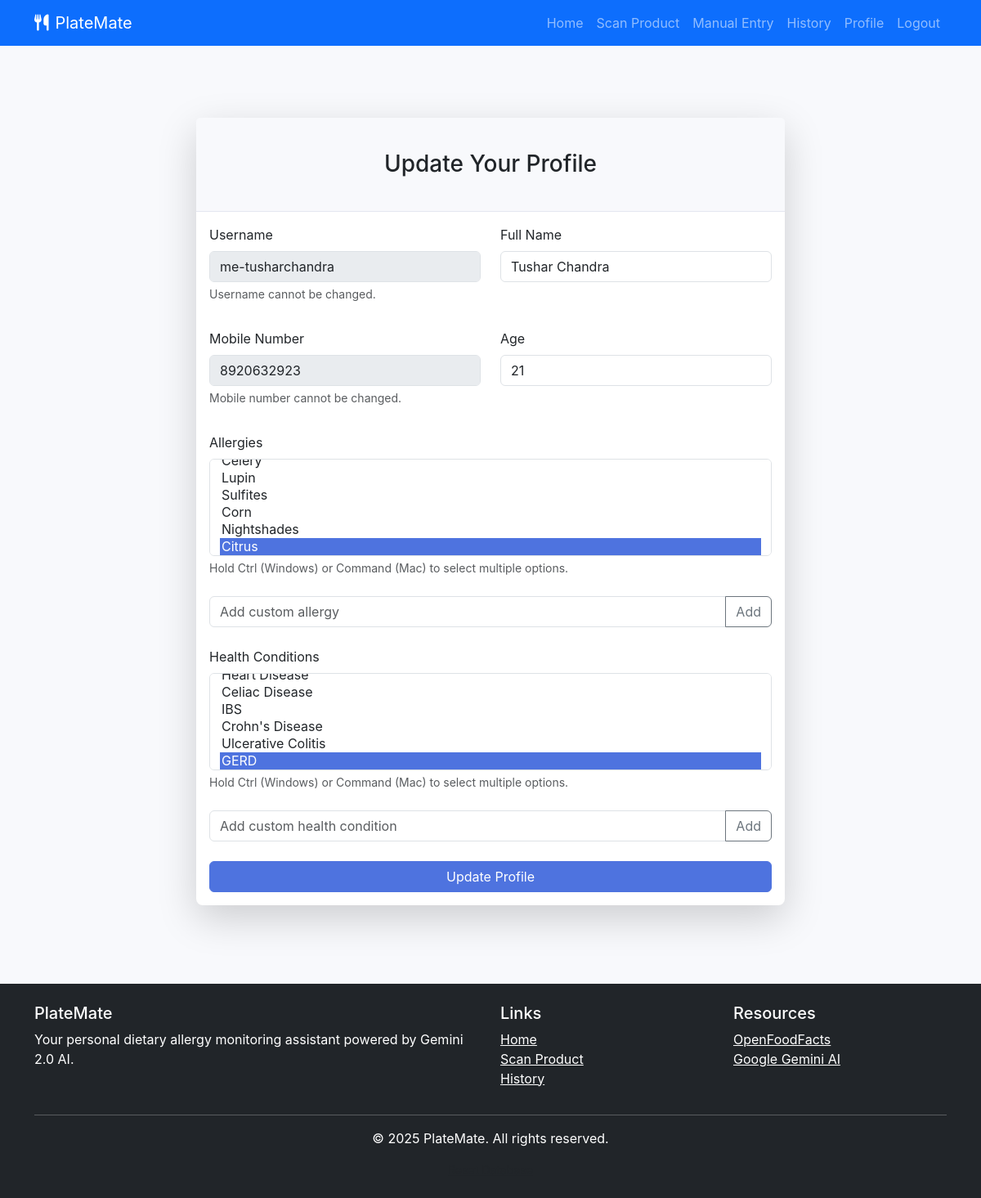
The app's page /profile (signed in) with its own data.
### app.py (models this page shows)
class User(db.Model):
    id = db.Column(db.Integer, primary_key=True)
    username = db.Column(db.String(120), unique=True, nullable=False)
    name = db.Column(db.String(120), nullable=False)
    mobile = db.Column(db.String(20), unique=True, nullable=False)
    age = db.Column(db.Integer, nullable=False)
    allergies = db.Column(db.String(255), default="")
    health_conditions = db.Column(db.String(255), default="")
    saved_products = db.relationship('SavedProduct', backref='user', lazy=True)

### app.py (the view, shortened to what this page needs)
@app.route('/profile', methods=['GET', 'POST'])
def profile():
    if 'user_id' not in session:
        flash("Please log in to access your profile.", "warning")
        return redirect(url_for('login'))
    user = User.query.get(session['user_id'])
    if not user:
        session.clear()
        flash("User not found. Please log in again.", "danger")
        return redirect(url_for('login'))
    user_allergies = [a.strip() for a in user.allergies.split(",")] if user.allergies else []
    user_health = [h.strip() for h in user.health_conditions.split(",")] if user.health_conditions else []
    return render_template(
        'profile.html',
        user=user,
        user_allergies=user_allergies,
        user_health=user_health,
        suggested_allergies=SUGGESTED_ALLERGIES,
        suggested_health=SUGGESTED_HEALTH_CONDITIONS
    )

### app.py (called while the page is built)
@app.context_processor
def inject_now():
    return {'now': datetime.now()}

### templates/profile.html (shortened to what this page needs)
{% extends 'base.html' %}
{% block content %}
<div class="container">
    <div class="row justify-content-center">
        <div class="col-lg-8">
            <div class="card shadow-lg border-0 rounded-lg mt-5">
                <div class="card-header">
                    <h3 class="text-center font-weight-light my-4">Update Your Profile</h3>
                </div>
                <div class="card-body">
                    <form method="POST" action="{{ url_for('profile') }}">
                        <div class="row mb-3">
                            <div class="col-md-6">
                                <div class="mb-3">
                                    <label for="username" class="form-label">Username</label>
                                    <input type="text" class="form-control" id="username" value="{{ user.username }}" disabled>
                                    <div class="form-text">Username cannot be changed.</div>
                                </div>
                            </div>
                            <div class="col-md-6">
                                <div class="mb-3">
                                    <label for="name" class="form-label">Full Name</label>
                                    <input type="text" class="form-control" id="name" name="name" value="{{ user.name }}" required>
                                </div>
                            </div>
                        </div>
                        <div class="row mb-3">
                            <div class="col-md-6">
                                <div class="mb-3">
                                    <label for="mobile" class="form-label">Mobile Number</label>
                                    <input type="text" class="form-control" id="mobile" value="{{ user.mobile }}" disabled>
                                    <div class="form-text">Mobile number cannot be changed.</div>
                                </div>
                            </div>
                            <div class="col-md-6">
                                <div class="mb-3">
                                    <label for="age" class="form-label">Age</label>
                                    <input type="number" class="form-control" id="age" name="age" value="{{ user.age }}" min="1" max="120" required>
                                </div>
                            </div>
                        </div>
                        <div class="mb-4">
                            <label for="allergies" class="form-label">Allergies</label>
                            <select multiple class="form-select" id="allergies" name="allergies" size="5">
                                {% for allergy in suggested_allergies %}
                                    <option value="{{ allergy }}" {% if allergy in user_allergies %}selected{% endif %}>
                                        {{ allergy }}
                                    </option>
                                {% endfor %}
                            </select>
                            <div class="form-text">Hold Ctrl (Windows) or Command (Mac) to select multiple options.</div>
                        </div>
                        <div class="input-group mb-4">
                            <input type="text" class="form-control" id="custom_allergy" placeholder="Add custom allergy">
                            <button class="btn btn-outline-secondary" type="button" id="add_custom_custom_allergy">Add</button>
                        </div>
                        <div class="mb-4">
                            <label for="health_conditions" class="form-label">Health Conditions</label>
                            <select multiple class="form-select" id="health_conditions" name="health_conditions" size="5">
                                {% for condition in suggested_health %}
                                    <option value="{{ condition }}" {% if condition in user_health %}selected{% endif %}>
                                        {{ condition }}
                                    </option>
                                {% endfor %}
                            </select>
                            <div class="form-text">Hold Ctrl (Windows) or Command (Mac) to select multiple options.</div>
                        </div>
                        <div class="input-group mb-4">
                            <input type="text" class="form-control" id="custom_health" placeholder="Add custom health condition">
                            <button class="btn btn-outline-secondary" type="button" id="add_custom_custom_health">Add</button>
                        </div>
                        <div class="mt-4 mb-0">
                            <div class="d-grid">
                                <button type="submit" class="btn btn-primary btn-block">Update Profile</button>
                            </div>
                        </div>
                    </form>
                </div>
            </div>
        </div>
    </div>
</div>
{% endblock %}

### static/css/style.css (style rules this page uses)
:root { --primary-color: #4e73df; --secondary-color: #1cc88a; --danger-color: #e74a3b; --warning-color: #f6c23e; --info-color: #36b9cc; --dark-color: #5a5c69; --light-color: #f8f9fc; }
body { font-family: 'Nunito', -apple-system, BlinkMacSystemFont, 'Segoe UI', Roboto, 'Helvetica Neue', Arial, sans-serif; background-color: #f8f9fc; color: #333; }
.card { border: none; border-radius: 0.5rem; box-shadow: 0 0.15rem 1.75rem 0 rgba(58, 59, 69, 0.15); margin-bottom: 1.5rem; }
.card-header { background-color: #f8f9fc; border-bottom: 1px solid #e3e6f0; padding: 1rem 1.25rem; }
.btn-primary { background-color: var(--primary-color); border-color: var(--primary-color); }

### templates/profile.html (style rules this page uses)
option.selected { background-color: #4e73df; color: white; }
select[multiple] { overflow-y: auto; }

### records on screen
User: username "me-tusharchandra", name "Tushar Chandra", mobile "8920632923", age "21"

### other values on screen
form field allergies "Lupin / Sulfites / Corn / Nightshades / Citrus ☑"
form field health_conditions "Celiac Disease / IBS / Crohn's Disease / Ulcerative Colitis / GERD ☑"
